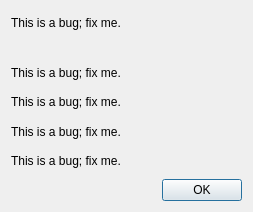
<?xml version="1.0" encoding="UTF-8"?>
<ui version="4.0">
 <class>AboutDialog</class>
 <widget class="QDialog" name="AboutDialog">
  <property name="windowModality">
   <enum>Qt::ApplicationModal</enum>
  </property>
  <property name="geometry">
   <rect>
    <x>0</x>
    <y>0</y>
    <width>253</width>
    <height>212</height>
   </rect>
  </property>
  <property name="minimumSize">
   <size>
    <width>0</width>
    <height>0</height>
   </size>
  </property>
  <property name="windowTitle">
   <string>About</string>
  </property>
  <property name="modal">
   <bool>false</bool>
  </property>
  <layout class="QVBoxLayout" name="verticalLayout">
   <item>
    <layout class="QGridLayout" name="gridLayout">
     <property name="margin">
      <number>0</number>
     </property>
     <item row="0" column="0">
      <widget class="QLabel" name="CEEDDescription">
       <property name="text">
        <string>This is a bug; fix me.</string>
       </property>
       <property name="textInteractionFlags">
        <set>Qt::NoTextInteraction</set>
       </property>
      </widget>
     </item>
     <item row="2" column="0">
      <widget class="QLabel" name="CEEDVersion">
       <property name="text">
        <string>This is a bug; fix me.</string>
       </property>
       <property name="textInteractionFlags">
        <set>Qt::NoTextInteraction</set>
       </property>
      </widget>
     </item>
     <item row="3" column="0">
      <widget class="QLabel" name="PySideVersion">
       <property name="text">
        <string>This is a bug; fix me.</string>
       </property>
       <property name="textInteractionFlags">
        <set>Qt::NoTextInteraction</set>
       </property>
      </widget>
     </item>
     <item row="4" column="0">
      <widget class="QLabel" name="QtVersion">
       <property name="text">
        <string>This is a bug; fix me.</string>
       </property>
       <property name="textInteractionFlags">
        <set>Qt::NoTextInteraction</set>
       </property>
      </widget>
     </item>
     <item row="5" column="0">
      <widget class="QLabel" name="PyCEGUIVersion">
       <property name="text">
        <string>This is a bug; fix me.</string>
       </property>
       <property name="textInteractionFlags">
        <set>Qt::NoTextInteraction</set>
       </property>
      </widget>
     </item>
     <item row="1" column="0">
      <spacer name="horizontalSpacer">
       <property name="orientation">
        <enum>Qt::Horizontal</enum>
       </property>
       <property name="sizeHint" stdset="0">
        <size>
         <width>40</width>
         <height>20</height>
        </size>
       </property>
      </spacer>
     </item>
    </layout>
   </item>
   <item>
    <widget class="QDialogButtonBox" name="buttonBox">
     <property name="orientation">
      <enum>Qt::Horizontal</enum>
     </property>
     <property name="standardButtons">
      <set>QDialogButtonBox::Ok</set>
     </property>
    </widget>
   </item>
  </layout>
 </widget>
 <resources/>
 <connections>
  <connection>
   <sender>buttonBox</sender>
   <signal>accepted()</signal>
   <receiver>AboutDialog</receiver>
   <slot>accept()</slot>
   <hints>
    <hint type="sourcelabel">
     <x>248</x>
     <y>254</y>
    </hint>
    <hint type="destinationlabel">
     <x>157</x>
     <y>274</y>
    </hint>
   </hints>
  </connection>
  <connection>
   <sender>buttonBox</sender>
   <signal>rejected()</signal>
   <receiver>AboutDialog</receiver>
   <slot>reject()</slot>
   <hints>
    <hint type="sourcelabel">
     <x>316</x>
     <y>260</y>
    </hint>
    <hint type="destinationlabel">
     <x>286</x>
     <y>274</y>
    </hint>
   </hints>
  </connection>
 </connections>
</ui>
